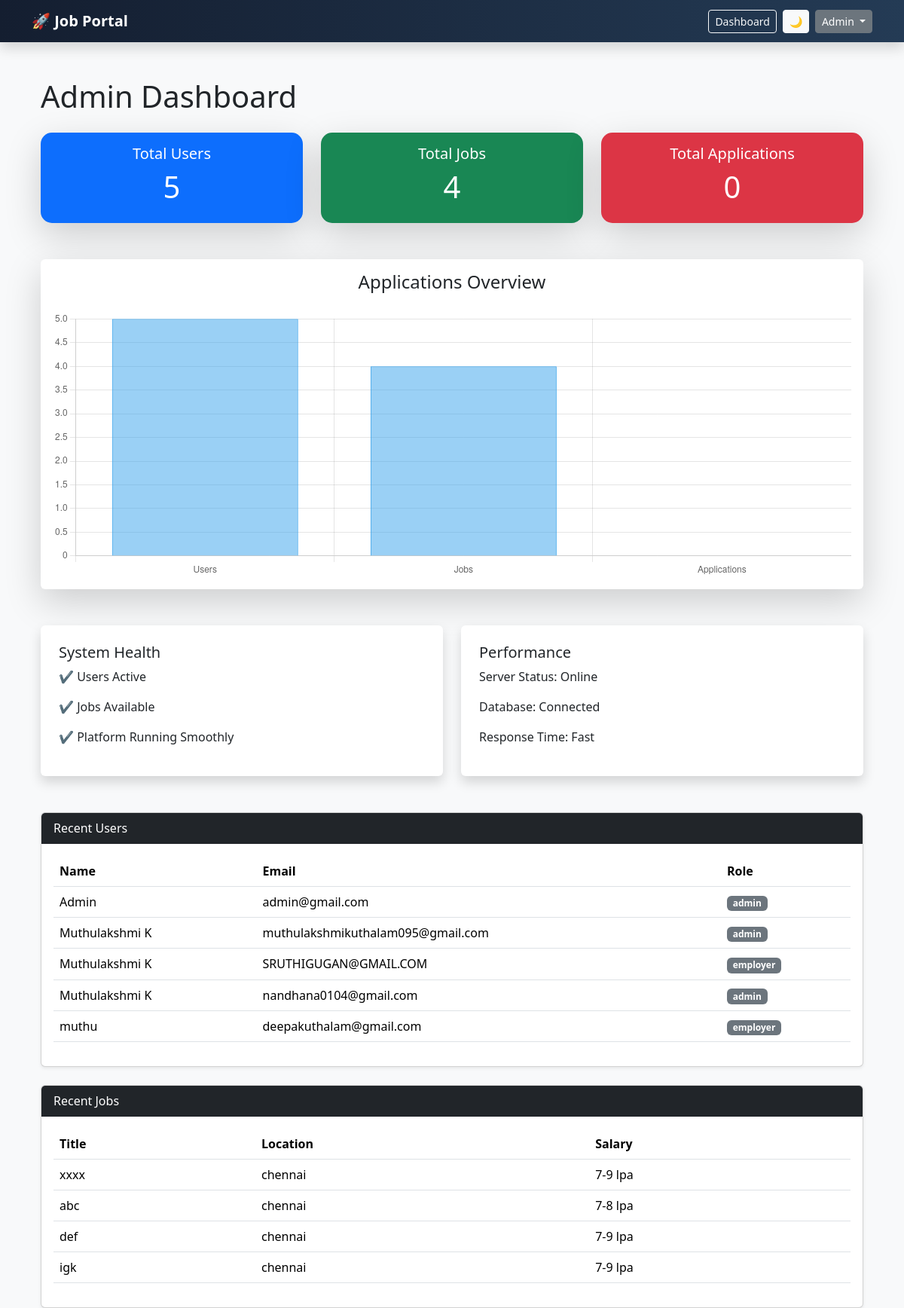
The page /dashboard (signed in) on the database its author committed.
### models.py (models this page shows)
class User(db.Model, UserMixin):
    id = db.Column(db.Integer, primary_key=True)
    name = db.Column(db.String(100))
    email = db.Column(db.String(100), unique=True)
    password = db.Column(db.String(200))
    role = db.Column(db.String(20))

class Job(db.Model):
    id = db.Column(db.Integer, primary_key=True)
    title = db.Column(db.String(200))
    description = db.Column(db.Text)
    salary = db.Column(db.String(50))
    location = db.Column(db.String(100))
    category = db.Column(db.String(100))
    employer_id = db.Column(db.Integer, db.ForeignKey('user.id'))
    date_posted = db.Column(db.DateTime, default=datetime.utcnow)

### app.py (the view)
@app.route('/dashboard')
@login_required
def dashboard():
    if current_user.role == "employer":
        jobs = Job.query.filter_by(employer_id=current_user.id).all()
        return render_template("employer_dashboard.html", jobs=jobs)
    elif current_user.role == "jobseeker":
        applications = Application.query.filter_by(user_id=current_user.id).all()
        return render_template("jobseeker_dashboard.html", applications=applications)
    elif current_user.role == "admin":
        users = User.query.all()
        jobs = Job.query.all()
        applications = Application.query.all()
        total_users = User.query.count()
        total_jobs = Job.query.count()
        total_applications = Application.query.count()
        return render_template("admin.html",
                               users=users,
                               jobs=jobs,
                               applications=applications,
                               total_users=total_users,
                               total_jobs=total_jobs,
                               total_applications=total_applications)
    return redirect(url_for('login'))

### app.py (called while the page is built)
@login_manager.user_loader
def load_user(user_id):
    return User.query.get(int(user_id))

### templates/admin.html (shortened to what this page needs)
{% extends 'base.html' %}
{% block content %}
<div class="container mt-5">
    <h1 class="mb-4">Admin Dashboard</h1>
    <div class="row g-4 mb-5">
        <div class="col-md-4">
            <div class="card text-white shadow-lg border-0 stat-card bg-primary">
                <div class="card-body text-center">
                    <h5>Total Users</h5>
                    <h2 class="display-6">{{ total_users }}</h2>
                </div>
            </div>
        </div>
        <div class="col-md-4">
            <div class="card text-white shadow-lg border-0 stat-card bg-success">
                <div class="card-body text-center">
                    <h5>Total Jobs</h5>
                    <h2 class="display-6">{{ total_jobs }}</h2>
                </div>
            </div>
        </div>
        <div class="col-md-4">
            <div class="card text-white shadow-lg border-0 stat-card bg-danger">
                <div class="card-body text-center">
                    <h5>Total Applications</h5>
                    <h2 class="display-6">{{ total_applications }}</h2>
                </div>
            </div>
        </div>
    </div>
    <div class="card shadow-lg border-0 mb-5">
        <div class="card-body">
            <h4 class="mb-4 text-center">Applications Overview</h4>
            <canvas id="myChart" height="100"></canvas>
        </div>
    </div>
    <div class="row mt-4 mb-5">
        <div class="col-md-6">
            <div class="card shadow border-0 p-4">
                <h5>System Health</h5>
                <p>✔ Users Active</p>
                <p>✔ Jobs Available</p>
                <p>✔ Platform Running Smoothly</p>
            </div>
        </div>
        <div class="col-md-6">
            <div class="card shadow border-0 p-4">
                <h5>Performance</h5>
                <p>Server Status: Online</p>
                <p>Database: Connected</p>
                <p>Response Time: Fast</p>
            </div>
        </div>
    </div>
    <div class="card shadow-sm mb-4">
        <div class="card-header bg-dark text-white">
            Recent Users
        </div>
        <div class="card-body">
            <table class="table table-hover">
                <thead>
                    <tr>
                        <th>Name</th>
                        <th>Email</th>
                        <th>Role</th>
                    </tr>
                </thead>
                <tbody>
                    {% for user in users[-5:] %}
                    <tr>
                        <td>{{ user.name }}</td>
                        <td>{{ user.email }}</td>
                        <td>
                            <span class="badge bg-secondary">
                                {{ user.role }}
                            </span>
                        </td>
                    </tr>
                    {% endfor %}
                </tbody>
            </table>
        </div>
    </div>
    <div class="card shadow-sm">
        <div class="card-header bg-dark text-white">
            Recent Jobs
        </div>
        <div class="card-body">
            <table class="table table-hover">
                <thead>
                    <tr>
                        <th>Title</th>
                        <th>Location</th>
                        <th>Salary</th>
                    </tr>
                </thead>
                <tbody>
                    {% for job in jobs[-5:] %}
                    <tr>
                        <td>{{ job.title }}</td>
                        <td>{{ job.location }}</td>
                        <td>{{ job.salary }}</td>
                    </tr>
                    {% endfor %}
                </tbody>
            </table>
        </div>
    </div>
</div>
{% endblock %}
{% block scripts %}
<script>
document.addEventListener("DOMContentLoaded", function () {
    const ctx = document.getElementById('myChart');
    new Chart(ctx, {
        type: 'bar',
        data: {
            labels: ['Users', 'Jobs', 'Applications'],
            datasets: [{
                label: 'System Overview',
                data: [{{ total_users }}, {{ total_jobs }}, {{ total_applications }}],
                borderWidth: 1
            }]
        },
        options: {
            responsive: true,
            plugins: {
                legend: { display: false }
            }
        }
    });
});
</script>
{% endblock %}

### templates/base.html (shortened to what this page needs)
<!DOCTYPE html>
<html>
<head>
    <link href="https://cdn.jsdelivr.net/npm/bootstrap@5.3.2/dist/css/bootstrap.min.css" rel="stylesheet">
</head>
<body class="bg-light">
    <nav class="navbar navbar-expand-lg navbar-dark gradient-nav shadow">
        <div class="container">
            <a class="navbar-brand fw-bold" href="/">🚀 Job Portal</a>
            <div class="d-flex align-items-center">
                {% if current_user.is_authenticated %}
                    <a href="/dashboard" class="btn btn-outline-light btn-sm me-2">
                        Dashboard
                    </a>
                    <button class="btn btn-light btn-sm me-2" onclick="toggleMode()">
                        🌙
                    </button>
                    <div class="dropdown">
                        <a class="btn btn-secondary btn-sm dropdown-toggle"
                           href="#"
                           role="button"
                           data-bs-toggle="dropdown">
                            {{ current_user.name }}
                        </a>
                    </div>
                {% else %}
                    <a href="/login" class="btn btn-success btn-sm me-2">Login</a>
                    <a href="/register" class="btn btn-warning btn-sm">Register</a>
                {% endif %}
            </div>
        </div>
    </nav>
    <div class="container mt-4">
        {% block content %}{% endblock %}
    </div>
    {% block scripts %}{% endblock %}
</body>
</html>

### templates/base.html (style rules this page uses)
body { transition: 0.3s ease; }
.gradient-nav { background: linear-gradient(90deg, #141e30, #243b55); }

### templates/admin.html (style rules this page uses)
.stat-card { transition: transform 0.3s ease; border-radius: 15px; }

### rows shown on the page
User: name "Admin", email "admin@gmail.com", role "admin"
User: name "Muthulakshmi K", email "muthulakshmikuthalam095@gmail.com", role "admin"
User: name "Muthulakshmi K", email "SRUTHIGUGAN@GMAIL.COM", role "employer"
User: name "Muthulakshmi K", email "nandhana0104@gmail.com", role "admin"
User: name "muthu", email "deepakuthalam@gmail.com", role "employer"
Job: title "xxxx", location "chennai", salary "7-9 lpa"
Job: title "abc", location "chennai", salary "7-8 lpa"
Job: title "def", location "chennai", salary "7-9 lpa"
Job: title "igk", location "chennai", salary "7-9 lpa"

### other values the page prints
{{ total_users }} "5"
{{ total_jobs }} "4"
{{ total_applications }} "0"
chart data {{ total_users }} 5
chart data {{ total_jobs }} 4
chart data {{ total_applications }} 0
